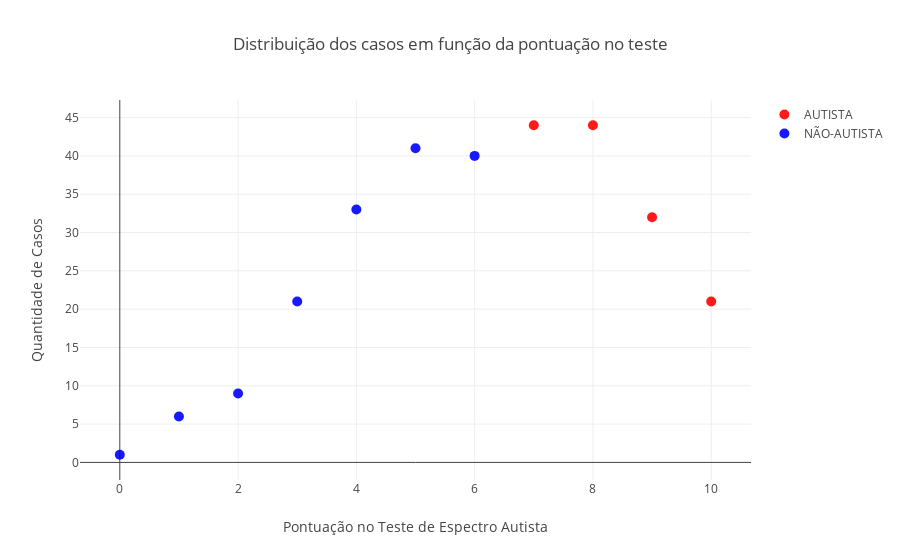

The notebook cell this image was saved under:
### Markdown cell above
## Como o resultado do teste está relacionado com o autismo?

### Code cell
# reload file to avoid mutation stuff
df = dataset.autism()
d = {}
for x, y in zip(df['result'], df['Class/ASD']):
    k = (x, y)
    v = d.setdefault(k, 0)
    d[k] = v + 1

def histogram(d, label, color, name=None):
    c = 'rgba({0}, {1}, {2}, .9)'.format(*color)
    return  go.Scatter(
        x=[x for (x, l), y in d.items() if l == label], 
        y=[y for (x, l), y in d.items() if l == label], 
        name=name,
        mode = 'markers',
        marker = dict(size = 10,
                      color = c),
        text = label)


# to save as html change iplot to plot
py.iplot({
"data": [
    histogram(d, 'YES', (255, 0, 0), name="AUTISTA"),
    histogram(d, 'NO', (0, 0, 255), name="NÃO-AUTISTA")
],
"layout": go.Layout(
    title="Distribuição dos casos em função da pontuação no teste",
    xaxis=dict(title="Pontuação no Teste de Espectro Autista"),
    yaxis=dict(title="Quantidade de Casos")
)
})

### Figure 1 — Plotly figure (JSON) as saved in the notebook; plotly's stock layout.template omitted (floating-point values rounded to 4 significant figures)
{"data": [{"marker": {"color": "rgba(255, 0, 0, .9)", "size": 10}, "mode": "markers", "name": "AUTISTA", "text": "YES", "type": "scatter", "uid": "626d43cf-b3ac-4123-ba2a-0f62d91a0207", "x": [10, 7, 8, 9], "y": [21, 44, 44, 32]}, {"marker": {"color": "rgba(0, 0, 255, .9)", "size": 10}, "mode": "markers", "name": "NÃO-AUTISTA", "text": "NO", "type": "scatter", "uid": "46109547-c743-496c-9416-882d53b0a402", "x": [5, 4, 3, 2, 1, 6, 0], "y": [41, 33, 21, 9, 6, 40, 1]}], "layout": {"title": {"text": "Distribuição dos casos em função da pontuação no teste"}, "xaxis": {"title": {"text": "Pontuação no Teste de Espectro Autista"}}, "yaxis": {"title": {"text": "Quantidade de Casos"}}}}
